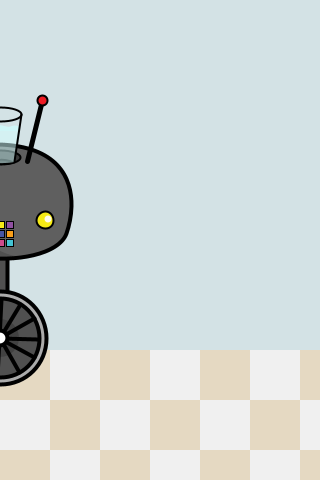
Frame 1 (no input)
Frame 60 (the mouse pressed at the canvas centre just before this capture): identical to frame 1, image omitted
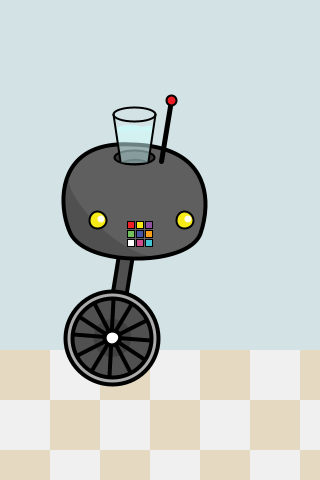
Frame 120 (the mouse held since frame 60 and released just before this capture)

The Processing sketch that drew these frames (run headless with seeded random() and noise(); from frame 60 on, the mouse is pressed at the canvas centre):

// Processing sketch: processing_5218
// ── processing_5218.pde

void setup() {
  size(320, 480);
}



// variables
float w, targetW, easingW = 0.02;
float h, targetH, easingH = 0.03;
float e, targetE, easingE = 0.034;
float a, targetA, easingA = 0.027;
float s, targetS, easingS = 0.01;
float sh = 0.0;
int y = 338;


// button colors
color clear = color (200, 255, 255, 100);
color red = color (237, 34, 36);
color yellow = color (246, 235, 22); 
color purple = color (143, 80, 160); 
color green = color (113, 192, 91); 
color blue = color (69, 85, 165); 
color orange = color (249, 159, 27); 
color white = color (255); 
color magenta = color (206, 76, 140); 
color teal = color (68, 195, 211); 



void draw() {
  
  // background & tile
  background(211, 226, 229);
  noStroke();
  fill(229, 217, 194);
  rect(0, 350, 50, 50);
  fill(240);
  rect(50, 350, 50, 50);
  fill(229, 217, 194);
  rect(100, 350, 50, 50);
  fill(240);
  rect(150, 350, 50, 50);
  fill(229, 217, 194);
  rect(200, 350, 50, 50);
  fill(240);
  rect(250, 350, 50, 50);
  fill(229, 217, 194);
  rect(300, 350, 50, 50);

  fill(240);
  rect(0, 400, 50, 50);
  fill(229, 217, 194);
  rect(50, 400, 50, 50);
  fill(240);
  rect(100, 400, 50, 50);
  fill(229, 217, 194);
  rect(150, 400, 50, 50);
  fill(240);
  rect(200, 400, 50, 50);
  fill(229, 217, 194);
  rect(250, 400, 50, 50);
  fill(240);
  rect(300, 400, 50, 50);

  fill(229, 217, 194);
  rect(0, 450, 50, 50);
  fill(240);
  rect(50, 450, 50, 50);
  fill(229, 217, 194);
  rect(100, 450, 50, 50);
  fill(240);
  rect(150, 450, 50, 50);
  fill(229, 217, 194);
  rect(200, 450, 50, 50);
  fill(240);
  rect(250, 450, 50, 50);
  fill(229, 217, 194);
  rect(300, 450, 50, 50);

  smooth();
  strokeCap(ROUND);
  stroke(0);



  // variables & easing
  targetW = mouseX;
  w = w + ((targetW - w) * easingW);
  targetH = mouseX;
  h = h + ((targetH - h) * easingH);
  targetE = mouseX;
  e = e + ((targetE - e) * easingE);
  targetA = mouseX;
  a = a + ((targetA - a) * easingA);
  targetS = mouseX;
  s = targetS * easingS;



  // ROBOT BODY

  // NECK
  strokeWeight(14);
  stroke(80);
  //rect(153, 250, 14, 47);
  line(h, 202, w, y);
  strokeWeight(4);
  stroke(0);
  line(h+7, 202, w+7, y);
  line(h-7, 202, w-7, y);



  // HEAD
  fill(80);
  noStroke();
  beginShape();
  vertex(h-2, 144);
  bezierVertex(h+76, 146, h+77, 201, h+66, 233);
  bezierVertex(h+54, 266, h-47, 267, h-64, 233);
  bezierVertex(h-77, 206, h-80, 139, h-2, 144);
  endShape(CLOSE);

  // shade
  fill(95);
  beginShape();
  vertex(h-2, 144);
  bezierVertex(h+76, 146, h+77, 201, h+66, 233);
  bezierVertex(h+62, 245, h+46, 253, h+26, 256);
  bezierVertex(h-8, 263, h-78, 192, h-64, 172);
  bezierVertex(h-55, 153, h-37, 142, h-2, 144);
  endShape(CLOSE);

  strokeWeight(4);
  stroke(0);
  noFill();
  beginShape();
  vertex(h-2, 144);
  bezierVertex(h+76, 146, h+77, 201, h+66, 233);
  bezierVertex(h+54, 266, h-47, 267, h-64, 233);
  bezierVertex(h-77, 206, h-80, 139, h-2, 144);
  endShape(CLOSE);



  // ANTENNA
  strokeWeight(5);
  line(a+42, 100, h+27, 161);

  strokeWeight(2);
  fill(237, 28, 36);
  ellipse(a+42, 100, 10, 10);



  // EYES
  fill(246, 235, 22);
  ellipse(e-42, 220, 17, 17);
  ellipse(e+45, 220, 17, 17);

  // shade
  noStroke();
  fill(254, 251, 237);
  ellipse(e-39, 219, 7, 7);
  ellipse(e+48, 219, 7, 7);
  stroke(0);



  // CUP HOLDER
  strokeWeight(2);
  fill(55);
  ellipse(h, 157, 40, 14);

  fill(30);
  beginShape();
  vertex(h-12, 162);
  bezierVertex(h-8, 160, h+3, 157, h+13, 162);
  bezierVertex(h+3, 165, h-10, 163, h-12, 162);
  endShape();

  noStroke();
  fill(255, 50);
  beginShape();
  vertex(h-19, 128);
  bezierVertex(h-19, 128, h-8, 124, h-1, 125);
  bezierVertex(h+6, 126, h+8, 128, h+12, 126);
  bezierVertex(h+16, 125, h+20, 126, h+19, 128);
  bezierVertex(h+19, 128, h+14, 162, h+14, 162);
  bezierVertex(h+10, 163, h-5, 164, h-14, 162);
  bezierVertex(h-14, 162, h-19, 128, h-19, 128);
  endShape();



  // DRINK
  stroke(0);
  strokeWeight(1);

  fill(clear);
  noStroke();
  beginShape();
  vertex(h-19, 128);
  bezierVertex(h-19, 128, h-8, 124, h-1, 125);
  bezierVertex(h+6, 126, h+8, 128, h+12, 126);
  bezierVertex(h+16, 125, h+20, 126, h+19, 128);
  bezierVertex(h+19, 128, h+14, 162, h+14, 162);
  bezierVertex(h+10, 163, h-5, 164, h-14, 162);
  bezierVertex(h-14, 162, h-19, 128, h-19, 128);
  endShape();

  beginShape();
  vertex(h-19, 128);
  bezierVertex(h-19, 128, h-8, 124, h-1, 125);
  bezierVertex(h+6, 126, h+8, 128, h+12, 126);
  bezierVertex(h+16, 125, h+20, 126, h+19, 128);
  bezierVertex(h+19, 128, h+20, 131, h+12, 131);
  bezierVertex(h+4, 131, h-1, 130, h-7, 132);
  bezierVertex(h-14, 134, h-19, 128, h-19, 128);
  endShape();
  stroke(0);



  // BUTTONS
  fill(red);
  rect(e-12, 221, 7, 7);

  fill(yellow);
  rect(e-3, 221, 7, 7);

  fill(purple);
  rect(e+6, 221, 7, 7);

  fill(green);
  rect(e-12, 230, 7, 7);

  fill(blue);
  rect(e-3, 230, 7, 7);

  fill(orange);
  rect(e+6, 230, 7, 7);

  fill(white);
  rect(e-12, 239, 7, 7);

  fill(magenta);
  rect(e-3, 239, 7, 7);

  fill(teal);
  rect(e+6, 239, 7, 7);



  // CUP
  stroke(0);
  strokeWeight(2);
  noFill();
  ellipse(h, 114, 42, 14);
  line(h-21, 114, h-14, 161);
  line(h+21, 114, h+14, 161);



  // WHEEL
  strokeWeight(4);

  // outside
  fill(171);
  ellipse(w, y, 93, 93);

  // middle
  fill(80);
  ellipse(w, y, 79, 79);

  //shade
  noStroke();
  fill(65);
  ellipse(w, y, 38, 38);
  stroke(0);

  // spokes
  s = s + -200;
  translate(w, y);
  rotate(s);

  line(0, 299-y, 0, 377-y);
  line(-19, 304-y, 19, 371-y);
  line(-33, 318-y, 33, 359-y);
  line(-39, 0, 39, 0);
  line(-32, 359-y, 34, 318-y);
  line(-19, 372-y, 20, 305-y);

  // inside
  fill(255);
  ellipse(0, 0, 15, 15);

}



// DRINK CHANGE

  // TOP ROW
 void keyPressed() {
  if (key == '1' || key =='r') {
    clear = color (237, 34, 36, 190); 
  }
  else if (key == '2' || key =='y') {
    clear = color (246, 235, 22, 190); 
  } 
  else if (key == '3' || key =='p') {
    clear = color (143, 80, 160, 190); 
  } 

  // MIDDLE ROW
  else if (key == '4' || key =='g') {
    clear = color (113, 192, 91, 190); 
  }
  else if (key == '5' || key =='b') {
    clear = color (69, 85, 165, 190); 
  }
  else if (key == '6' || key =='o') {
    clear = color (249, 159, 27, 190); 
  }

  // BOTTOM ROW
  else if (key == '7' || key =='w') {
    clear = color (255, 190); 
  }
  else if (key == '8' || key =='m') {
    clear = color (206, 76, 140, 190); 
  }
  else if (key == '9' || key =='t') {
    clear = color (68, 195, 211, 190); 
  } 
  else {
    clear = color (200, 255, 255, 100);
  }
}
